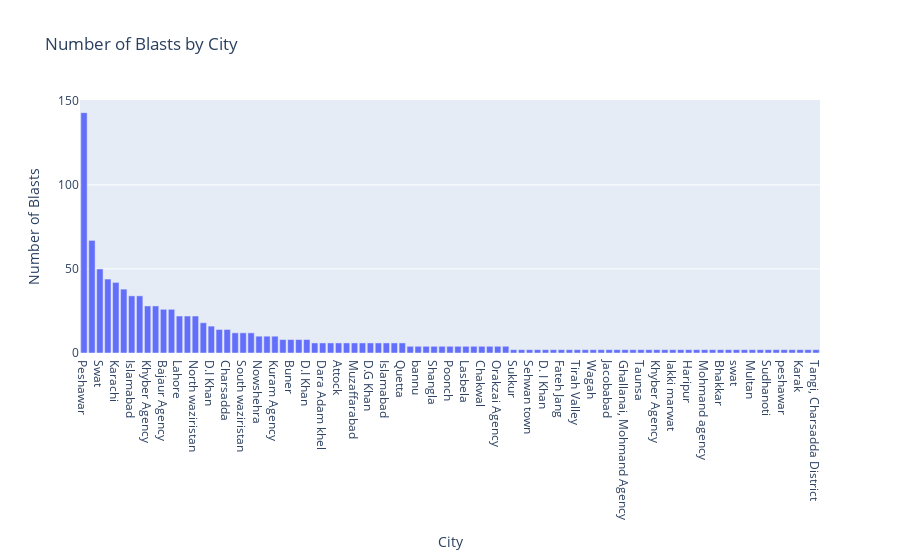

Notebook code for this chart:
### Code cell
import plotly.express as px

# Aggregate the data by city
city_counts = df['City'].value_counts().reset_index()
city_counts.columns = ['City', 'count']

# Create the Bar Chart
fig = px.bar(city_counts, 
             x='City', 
             y='count', 
             title='Number of Blasts by City', 
             labels={'count': 'Number of Blasts', 'city': 'City'})
fig.show()

### Figure 1 — Plotly figure (JSON) as saved in the notebook; plotly's stock layout.template omitted (floating-point values rounded to 4 significant figures)
{"data": [{"alignmentgroup": "True", "hovertemplate": "City=%{x}<br>Number of Blasts=%{y}<extra></extra>", "legendgroup": "", "marker": {"color": "#636efa", "pattern": {"shape": ""}}, "name": "", "offsetgroup": "", "orientation": "v", "showlegend": false, "textposition": "auto", "type": "bar", "x": ["Peshawar", "Quetta", "Swat", "Bannu", "Karachi", "Rawalpindi", "Islamabad", "Hangu", "Khyber Agency", "Lahore", "Bajaur Agency", "North Waziristan", "Lahore ", "Kohat", "North waziristan", "Mardan", "D.I Khan", "Tank", "Charsadda", "Mohmand Agency ", "South waziristan", "Karachi ", "Nowshehra", "South Waziristan", "Kuram Agency ", "Lower Dir", "Buner", "Swat ", "D.I Khan ", "Dara Adam Khel", "Dara Adam khel", "Swabi ", "Attock ", "Lakki marwat", "Muzaffarabad", "Malakand ", "D.G Khan ", "Shikarpur", "Islamabad ", "Sargodha", "Quetta ", "Charsadda ", "bannu", "Chaman", "Shangla ", "Gujrat", "Poonch", "Zhob", "Lasbela", "Upper Dir", "Chakwal ", "Mohmand Agency", "Orakzai Agency", "Peshawar ", "Sukkur", "Khuzdar", "Sehwan town", "Shabqadar-Charsadda", "D. I Khan", "Khanewal", "Fateh Jang", "Taftan", "Tirah Valley", "Mosal Kor, Mohmand Agency", "Wagah", "Hayatabad", "Jacobabad", "KURRAM AGENCY", "Ghallanai, Mohmand Agency ", "MULTAN", "Taunsa", "ATTOCK", "Khyber Agency ", "karachi", "lakki marwat", "Tank ", "Haripur", "karachi ", "Mohmand agency", "Lakki Marwat", "Bhakkar ", "Pishin", "swat", "Totalai", "Multan", "D.G Khan", "Sudhanoti", "Kohat ", "peshawar", "Mansehra", "Karak", "Sialkot", "Tangi, Charsadda District"], "xaxis": "x", "y": [143, 67, 50, 44, 42, 38, 34, 34, 28, 28, 26, 26, 22, 22, 22, 18, 16, 14, 14, 12, 12, 12, 10, 10, 10, 8, 8, 8, 8, 6, 6, 6, 6, 6, 6, 6, 6, 6, 6, 6, 6, 4, 4, 4, 4, 4, 4, 4, 4, 4, 4, 4, 4, 4, 2, 2, 2, 2, 2, 2, 2, 2, 2, 2, 2, 2, 2, 2, 2, 2, 2, 2, 2, 2, 2, 2, 2, 2, 2, 2, 2, 2, 2, 2, 2, 2, 2, 2, 2, 2, 2, 2, 2], "yaxis": "y"}], "layout": {"barmode": "relative", "legend": {"tracegroupgap": 0}, "title": {"text": "Number of Blasts by City"}, "xaxis": {"anchor": "y", "domain": [0, 1], "title": {"text": "City"}}, "yaxis": {"anchor": "x", "domain": [0, 1], "title": {"text": "Number of Blasts"}}}}
